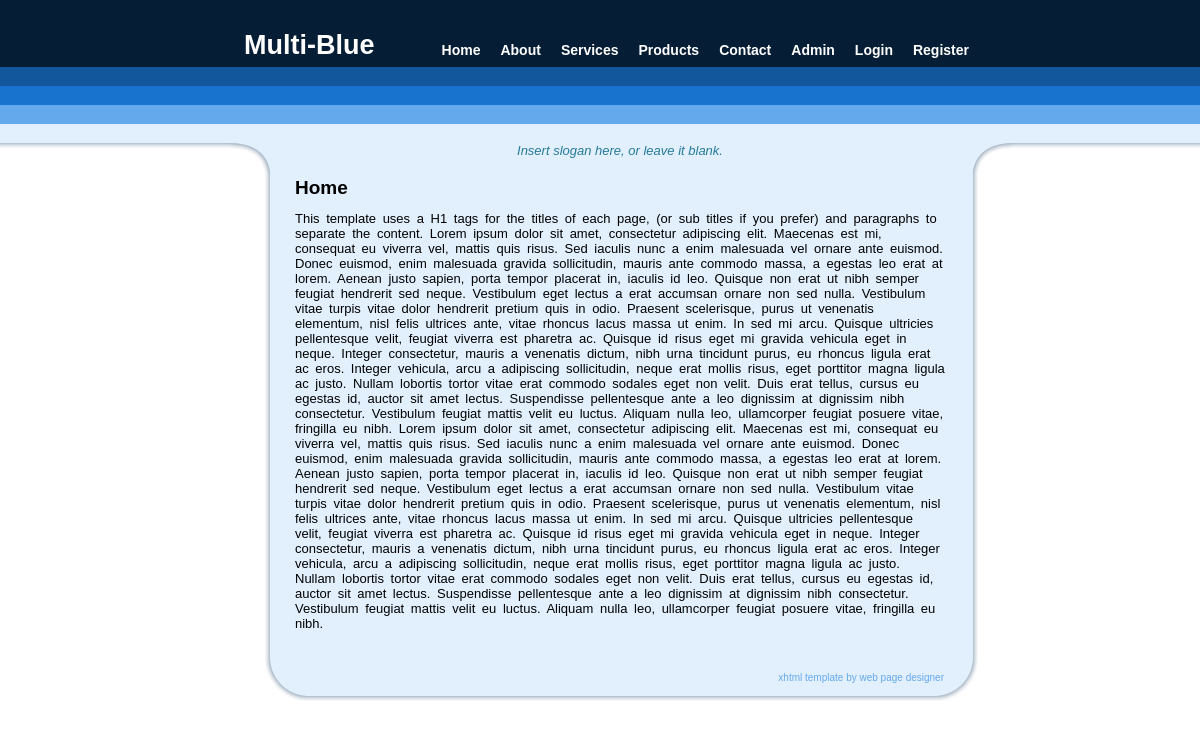
Page /project1/index.php on the committed database.
### tables this page shows
CREATE TABLE `pages` (
  `id` int(11) NOT NULL,
  `pagetitle` varchar(255) NOT NULL,
  `pagecontent` text NOT NULL,
  `url` text NOT NULL,
  `pageid` int(11) NOT NULL
);

### project1/index.php (the view, shortened to what this page needs)
<?php
require_once('config.php');
$page = isset($_GET['page'])?$_GET['page'] : $_GET['page']=5427;
$query = mysqli_query($connection, "SELECT * FROM pages WHERE pageid='$page'");
$queryInfo = mysqli_fetch_assoc($query)
?>
<!DOCTYPE html PUBLIC "-//W3C//DTD XHTML 1.1//EN" "http://www.w3.org/TR/xhtml11/DTD/xhtml11.dtd">
<html xmlns="http://www.w3.org/1999/xhtml">
<head>
<link rel="stylesheet" type="text/css" href="style.css" />
</head>
<body>
    <div id="page">
        <div id="pagetop">
            <h1>Multi-Blue</h1>
            <div class="links">
                <ul>
                    <?php if(!isset($_SESSION['success'])):?>
                        <li class="nav-item">
                            <a class="nav-link" href="register.php">Register</a>
                        </li>
                        <li class="nav-item">
                            <a class="nav-link" href="login.php">Login</a>
                        </li>
                    <?php endif; ?>
                    <li><a href="admin/add-page.php">Admin</a></li>
                    <?php $query = mysqli_query($connection, "SELECT * FROM pages order by id desc");?>
                    <?php while($row = mysqli_fetch_assoc($query)): ?>
                        <li>
                            <a href="<?php echo $row['url']; ?>">
                                <?php echo $row['pagetitle'];?>
                            </a>
                        </li>
                    <?php endwhile; ?>
                </ul>
            </div>
        </div>
        <div id="header">Insert slogan here, or leave it blank.</div>
        <div id="main">
            <div class="content">
                <div class="main_top">
                    <h1>
                        <?php
                        echo isset($queryInfo['pagetitle'])? $queryInfo['pagetitle']: '' ;
                        ?>
                    </h1>
                </div>
                <div class="main_body">
                    <?php
                        echo isset($queryInfo['pagecontent'])? $queryInfo['pagecontent']: '' ;
                    ?>
                </div>
            </div>
            <div class="clear">&nbsp;</div>
        </div>
        <div id="footer">
            <p>
            <a href="http://www.bryantsmith.com/template">xhtml template</a> by <a href="http://www.bryantsmith.com">web page designer</a></p>
        </div>
    </div>
</body>
</html>

### project1/style.css (style rules this page uses)
html, body { text-align: center; }
p { text-align: left; }
body { margin: 0; padding: 0; background: #C1C1C1; background-image:url(img/background.png); text-align: left; font-family: "Trebuchet MS", Arial, Helvetica, sans-serif; font-size: 13px; color: #FFFFFF; }
* { margin: 0 auto 0 auto; text-align:left; }
#page { width:758px; padding-left:20px; padding-right:20px; }
#header { background-image:url("img/header.png"); background-repeat:no-repeat; width:798px; height:34px; margin:0 auto 0 auto; color:#267B9B; text-align:center; font-style:italic; }
#pagetop { height:143px; }
#pagetop h1 { display:block; float:left; line-height:90px; color:#FFFFFF; text-align:left; font-size:27px; font-weight:bold; font-family:Arial, Helvetica, sans-serif; float:left; margin-left:23px; }
#pagetop ul { padding: 0px; list-style-type: none; height:21px; text-align:center; height:90px; overflow:hidden; }
#pagetop ul li , #pagetop ul li a, #pagetop ul li a:visited { display:block; float:right; margin: 0px; text-align:center; line-height:100px; color:#FFFFFF; padding-left:5px; padding-right:5px; font-size:14px; font-weight:bold; text-decoration:none; }
#main { width:798px; background:url("img/content_back.png"); }
#main .content { width:650px; text-align:justify; color:#000000; word-spacing:3px; }
#main .content p { margin-top:8px; margin-bottom:8px; }
#main .content h1 { font-size:19px; margin-bottom:12px; }
.clear { clear:both; }
#footer { display:block; width: 798px; height:50px; background: url("img/footer.png") no-repeat; text-align:right; font-size:10px; line-height:48px; }
#footer p { padding-right:75px; text-align:right; }
#footer, #footer a, #footer a:visited { text-decoration:none; color:#65A9ED; }

### rows in the picture
pages: pagetitle "Contact"
pages: pagetitle "Products"
pages: pagetitle "Services"
pages: pagetitle "About"
pages: pagetitle "Home", pagecontent "This template uses a H1 tags for the titles of each page, (or sub titles if you prefer) and paragraphs to separate the content. Lorem ipsum dolor sit amet, consectetur adipiscing elit. Maecenas est mi, consequat eu viverra vel, mattis quis risus. Sed iaculis nunc a enim malesuada vel ornare ante euismod. Donec euismod, enim malesuada gravida sollicitudin, mauris ante commodo massa, a egestas leo erat at lorem. Aenean justo sapien, porta tempor placerat in, iaculis id leo. Quisque non erat ut nibh semper feugiat hendrerit sed neque. Vestibulum eget lectus a erat accumsan ornare non sed nulla. Vestibulum vitae turpis vitae dolor hendrerit pretium quis in odio. Praesent scelerisque, purus ut…"
